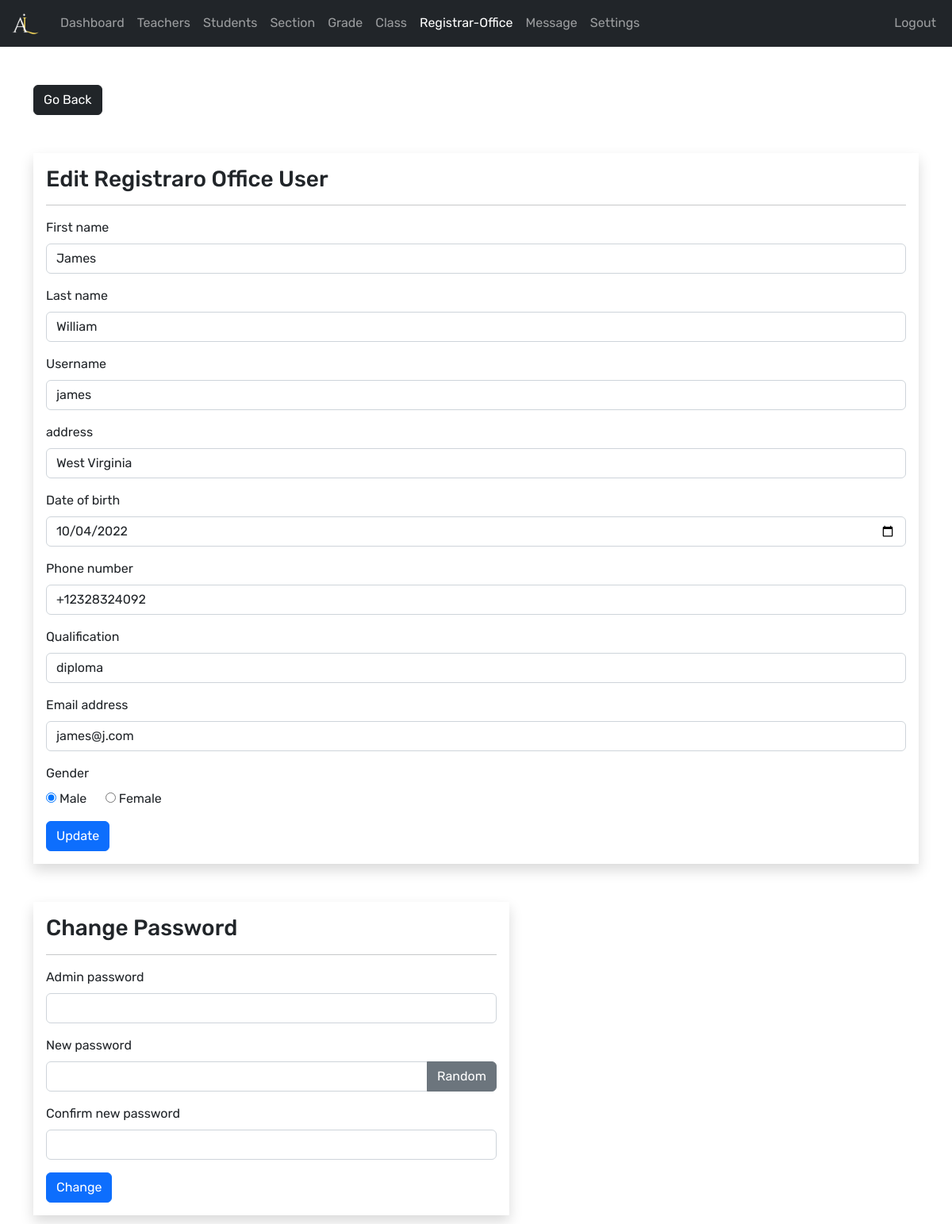
/admin/registrar-office-edit.php?r_user_id=1 (signed in), run on the app's committed database.
### tables this page shows
CREATE TABLE IF NOT EXISTS `registrar_office` (
  `r_user_id` int(11) NOT NULL AUTO_INCREMENT,
  `username` varchar(127) NOT NULL,
  `password` varchar(255) NOT NULL,
  `fname` varchar(31) NOT NULL,
  `lname` varchar(31) NOT NULL,
  `address` varchar(31) NOT NULL,
  `date_of_birth` date NOT NULL,
  `phone_number` varchar(31) NOT NULL,
  `qualification` varchar(31) NOT NULL,
  `gender` varchar(7) NOT NULL,
  `email_address` varchar(255) NOT NULL,
  `date_of_joined` datetime NOT NULL DEFAULT current_timestamp(),
  PRIMARY KEY (`r_user_id`)
);

### admin/data/registrar_office.php (called while the page is built, shortened)
<?php
function getR_usersById($r_user_id, $conn){
   $sql = "SELECT * FROM registrar_office
           WHERE r_user_id=?";
   $stmt = $conn->prepare($sql);
   $stmt->execute([$r_user_id]);
   if ($stmt->rowCount() == 1) {
     $teacher = $stmt->fetch();
     return $teacher;
   }else {
    return 0;
   }
}

### admin/registrar-office-edit.php (the view, shortened to what this page needs)
<?php
if (isset($_SESSION['admin_id']) &&
    isset($_SESSION['role'])     &&
    isset($_GET['r_user_id'])) {
    if ($_SESSION['role'] == 'Admin') {
        include "../db_connect.php";
       include "data/registrar_office.php";
       $r_user_id = $_GET['r_user_id'];
       $r_user = getR_usersById($r_user_id, $conn);
 ?>
<!DOCTYPE html>
<html lang="en">
<head>
	<link rel="stylesheet" href="https://cdn.jsdelivr.net/npm/bootstrap@5.2.0/dist/css/bootstrap.min.css">
	<link rel="stylesheet" href="../css/style.css">
  <link rel="stylesheet" href="https://cdnjs.cloudflare.com/ajax/libs/font-awesome/4.7.0/css/font-awesome.min.css">
</head>
<body>
    <?php
        include "inc/navbar.php";
     ?>
     <div class="container mt-5">
        <a href="registrar-office.php"
           class="btn btn-dark">Go Back</a>
        <form method="post"
              class="shadow p-3 mt-5"
              action="req/registrar-office-edit.php">
        <h3>Edit Registraro Office User</h3><hr>
        <div class="mb-3">
          <label class="form-label">First name</label>
          <input type="text"
                 class="form-control"
                 value="<?=$r_user['fname']?>"
                 name="fname">
        </div>
        <div class="mb-3">
          <label class="form-label">Last name</label>
          <input type="text"
                 class="form-control"
                 value="<?=$r_user['lname']?>"
                 name="lname">
        </div>
        <div class="mb-3">
          <label class="form-label">Username</label>
          <input type="text"
                 class="form-control"
                 value="<?=$r_user['username']?>"
                 name="username">
        </div>
        <div class="mb-3">
          <label class="form-label">address</label>
          <input type="text"
                 class="form-control"
                 value="<?=$r_user['address']?>"
                 name="address">
        </div>
        <div class="mb-3">
          <label class="form-label">Date of birth</label>
          <input type="date"
                 class="form-control"
                 value="<?=$r_user['date_of_birth']?>"
                 name="date_of_birth">
        </div>
        <div class="mb-3">
          <label class="form-label">Phone number</label>
          <input type="text"
                 class="form-control"
                 value="<?=$r_user['phone_number']?>"
                 name="phone_number">
        </div>
        <div class="mb-3">
          <label class="form-label">Qualification</label>
          <input type="text"
                 class="form-control"
                 value="<?=$r_user['qualification']?>"
                 name="qualification">
        </div>
        <div class="mb-3">
          <label class="form-label">Email address</label>
          <input type="text"
                 class="form-control"
                 value="<?=$r_user['email_address']?>"
                 name="email_address">
        </div>
        <div class="mb-3">
          <label class="form-label">Gender</label><br>
          <input type="radio"
                 value="Male"
                 <?php if($r_user['gender'] == 'Male') echo 'checked';  ?>
                 name="gender"> Male
                 &nbsp;&nbsp;&nbsp;&nbsp;
          <input type="radio"
                 value="Female"
                 <?php if($r_user['gender'] == 'Female') echo 'checked';  ?>
                 name="gender"> Female
        </div>
      <button type="submit"
              class="btn btn-primary">
              Update</button>
     </form>
     <form method="post"
              class="shadow p-3 my-5 form-w"
              action="req/registrar-office-change.php"
              id="change_password">
        <h3>Change Password</h3><hr>
       <div class="mb-3">
            <div class="mb-3">
            <label class="form-label">Admin password</label>
                <input type="password"
                       class="form-control"
                       name="admin_pass">
          </div>
            <label class="form-label">New password </label>
            <div class="input-group mb-3">
                <input type="text"
                       class="form-control"
                       name="new_pass"
                       id="passInput">
                <button class="btn btn-secondary"
                        id="gBtn">
                        Random</button>
            </div>
          </div>
          <div class="mb-3">
            <label class="form-label">Confirm new password  </label>
                <input type="text"
                       class="form-control"
                       name="c_new_pass"
                       id="passInput2">
          </div>
          <button type="submit"
              class="btn btn-primary">
              Change</button>
        </form>
     </div>
</body>
</html>
<?php
  }else {
    header("Location: teacher.php");
    exit;
  }
}else {
	header("Location: teacher.php");
	exit;
}
?>

### css/style.css (style rules this page uses)
:root { --primary: #130d2c; --light: #fff; --warning: #96405b; }
* { margin: 0; padding: 0; }
body { font-family: 'Rubik', sans-serif; }
a { text-decoration: none !important; }
.form-w { max-width: 600px; width: 100%; }

### data on the page
registrar_office: fname "James", lname "William", username "james", address "West Virginia", date_of_birth "10/04/2022", phone_number "+12328324092", qualification "diploma", email_address "james@j.com", gender "☑"
